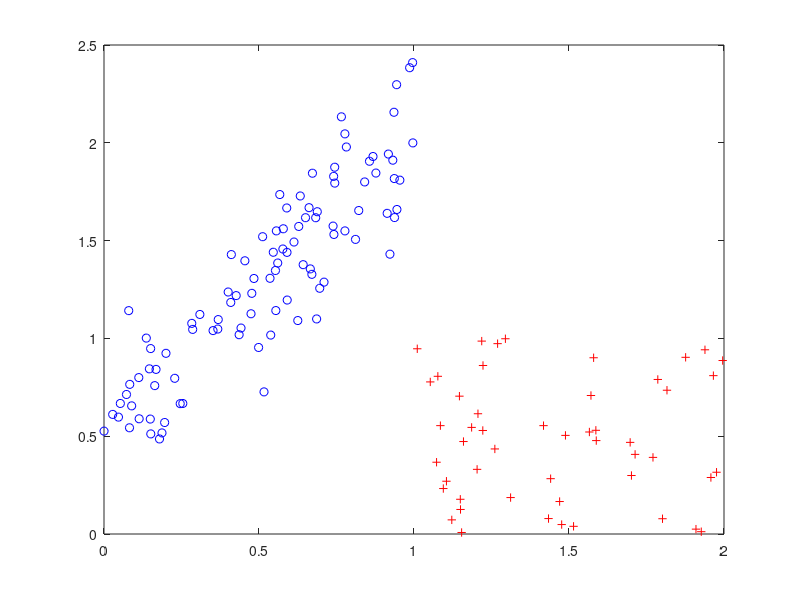

Reproduce this figure in MATLAB. (Note: this script raises an error after producing the figure.)
%%%%%%%%%%%%%%%%%%%%%%%%%%%%%%%%%%%%%%%%%%%%%%%%
%   Computational Illustration for Chapter 04
%            Support Vector Machines
%%%%%%%%%%%%%%%%%%%%%%%%%%%%%%%%%%%%%%%%%%%%%%%%
clear all; clc;

%% The case of two linearly separable classes
% blue dots labeled negatively, red crosses labeled positively 

%% generate the data 
m0 = 100;
m1 = 50;
X0 = zeros(m0,2); 
X0(:,1) = rand(m0,1);                          % abscissae of the blue dots
X0(:,2) = 3/2*X0(:,1) + 1/2 + 0.2*randn(m0,1); % their ordinates
X1 = zeros(m1,2);
X1(:,1) = 1 + rand(m1,1);                      % abscissae of the red crosses
X1(:,2) = rand(m1,1);                          % their ordinates
figure(1)
plot(X0(:,1),X0(:,2),'bo',X1(:,1),X1(:,2),'r+')
hold on

%% separating "hyperplane" produced by a linear feasibility problem
cvx_quiet true
%cvx_solver gurobi            % uncomment if gurobi is to be used
cvx_begin
variable w_feas(2)
variable b_feas
minimize 1
subject to
X0*w_feas-b_feas <= -1;
X1*w_feas-b_feas >= +1;
cvx_end
% visualize the "hyperplane" (in green)
grid_x = 0:0.1:2;
plot(grid_x,(-w_feas(1)*grid_x+b_feas)/w_feas(2),'g');

%% separating "hyperplane" produced by the perceptron algorithm
X = [X0 ones(m0,1); X1 ones(m1,1)];
y = [-ones(m0,1); +ones(m1,1)];
w_perc = zeros(3,1);
obj = y.*(X*w_perc);     % to be entrywise positive at the end on the loop 
while min(obj) <= 0;
    [~,i] = min(obj);
    w_perc = w_perc + (y(i)/norm(X(i,:))^2)*X(i,:)';
    obj = y.*(X*w_perc);
end
% visualize the "hyperplane" (in black)
plot(grid_x,(-w_perc(1)*grid_x-w_perc(3))/w_perc(2),'k');

%% separating "hyperplane" produced by hard SVM
cvx_begin
variable w_hard(2)
variable b_hard
minimize norm(w_hard)
subject to 
X0*w_hard-b_hard <= -1;
X1*w_hard-b_hard >= +1;
cvx_end
% visualize the "hyperplane" (in magenta)
plot(grid_x,(-w_hard(1)*grid_x+b_hard)/w_hard(2),'m');


%% The case of two almost linearly separable classes
% blue dots labeled negatively, red crosses labeled positively

%% generate the data 
clear all; clc;
m0 = 100;
m1 = 50;
X0 = zeros(m0,2); 
X0(:,1) = rand(m0,1);                          % abscissae of the blue dots
X0(:,2) = X0(:,1) + 1/4 + 0.2*randn(m0,1);     % their ordinates
X1 = zeros(m1,2);
X1(:,1) = 0.6 + rand(m1,1);                    % abscissae of the red crosses
X1(:,2) = rand(m1,1);                          % their ordinates
figure(2)
plot(X0(:,1),X0(:,2),'bo',X1(:,1),X1(:,2),'r+')
hold on

%% "hyperplane" produced by soft SVM
cvx_quiet true
%cvx_solver gurobi            % uncomment if gurobi is to be used
lambda = 1e-3;
cvx_begin
variable w_soft(2)
variable b_soft
variable xi_soft(m0+m1) nonnegative
minimize sum(w_soft.*w_soft) + (1/lambda)*sum(xi_soft)
subject to 
X0*w_soft-b_soft <= -1 + xi_soft(1:m0);
X1*w_soft-b_soft >= +1 - xi_soft(m0+1:end);
cvx_end
% visualize the "hyperplane" (in black)
grid_x = 0:0.1:2;
plot(grid_x,(-w_soft(1)*grid_x+b_soft)/w_soft(2),'k');


%% First case of two classes clearly not linearly separable
% blue dots labeled negatively, red crosses labeled positively

%% generate the data 
clear all; clc;
m0 = 100;
m1 = 50;
X0 = zeros(m0,2); 
X0(:,1) = 6*rand(m0,1);                          % abscissae of the blue dots
X0(:,2) = sin(X0(:,1)) + 0.5*rand(m0,1);         % their ordinates
X1 = zeros(m1,2);
X1(:,1) = 6*rand(m1,1);                          % abscissae of the red crosses
X1(:,2) = sin(X1(:,1)) - 0.5*rand(m1,1);         % their ordinates
figure(3)
plot(X0(:,1),X0(:,2),'bo',X1(:,1),X1(:,2),'r+')
hold on

%% Soft SVM with a polynomial kernel
X = [X0; X1];
y = [-ones(m0,1); +ones(m1,1)];
K_poly = (1 + X*X').^3;
cvx_quiet true
lambda = 1e-3;
cvx_begin
variable a_poly(m0+m1)
variable b_poly
variable xi_poly(m0+m1) nonnegative
minimize ( a_poly'*K_poly*a_poly + (1/lambda)*sum(xi_poly) )
subject to
y.*(K_poly*a_poly-b_poly) >= 1-xi_poly
cvx_end
% visualize the separating surface
f = @(u,v) a_poly'*(1+X*[u;v]).^3 - b_poly;
ezplot(f,[0,6,-2,2])
title('')


%% Second case of two classes clearly not linearly separable
% blue dots labeled negatively, red crosses labeled positively

%% generate the data
clear all; clc;
m0 = 50;
m1 = 100;
r0 = 1.1*sqrt(rand(m0,1));
theta0 = 2*pi*rand(m0,1);
r1 = 0.8+sqrt(rand(m1,1));
theta1 = 2*pi*rand(m1,1);
X = [r0.*cos(theta0), r0.*sin(theta0);...
     r1.*cos(theta1), r1.*sin(theta1)];
y = [-ones(m0,1); +ones(m1,1)];
figure(4)
plot(X(1:m0,1),X(1:m0,2),'bo',X(m0+1:end,1),X(m0+1:end,2),'r+')
hold on

%% Soft SVM with a gaussian kernel

sigma = 1;
m = m0+m1;
K_gauss = zeros(m,m);
for i = 1:m
    for j = 1:m
    K_gauss(i,j) = exp(-norm(X(i,:)-X(j,:))^2/2/sigma^2);
    end
end
cvx_quiet true
lambda = 2e-1;
cvx_begin
variable a_gauss(m)
variable b_gauss
variable xi_gauss(m) nonnegative
minimize ( a_gauss'*K_gauss*a_gauss + (1/lambda)*sum(xi_gauss) )
subject to
y.*(K_gauss*a_gauss-b_gauss) >= 1-xi_gauss
cvx_end
% visualize the separating surface
f = @(u,v) a_gauss'*exp( -(diag(X*X') - 2*X*[u;v] + u^2+v^2)/2/sigma^2 )...
    - b_gauss; 
ezplot(f,[-2,2,-2,2])
title('')
